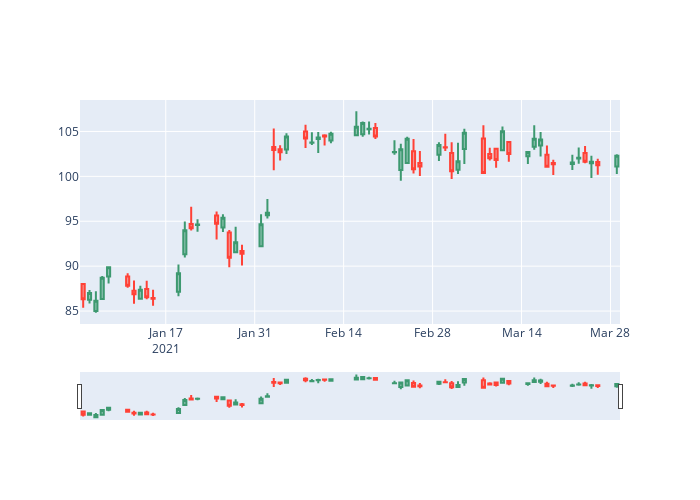

This figure's notebook cell:
### Markdown cell above
## Candle chart with a range slider

[Plotly](https://python-graph-gallery.com/plotly/) lets us easily **add a slider** below the graph, which defines the date range displayed on the graph. 

To do this, simply **remove** the line of code from the graph above that specified that the slider should be hidden.

### Code cell
fig = go.Figure(data=[go.Candlestick(
                x = stock_data.index, # date values
                open = stock_data['Open'],
                high = stock_data['High'],
                low = stock_data['Low'],
                close = stock_data['Close'])])

# Set layout size
fig.update_layout(
    autosize=False,
    width=700,
    height=500)

# Display the plot
fig.show()
